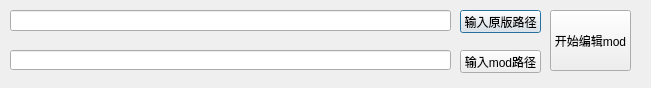
<?xml version="1.0" encoding="UTF-8"?>
<ui version="4.0">
 <class>Dialog</class>
 <widget class="QDialog" name="Dialog">
  <property name="geometry">
   <rect>
    <x>0</x>
    <y>0</y>
    <width>651</width>
    <height>88</height>
   </rect>
  </property>
  <property name="windowTitle">
   <string>Dialog</string>
  </property>
  <widget class="QLineEdit" name="lineEdit">
   <property name="geometry">
    <rect>
     <x>10</x>
     <y>10</y>
     <width>441</width>
     <height>21</height>
    </rect>
   </property>
  </widget>
  <widget class="QPushButton" name="pushButton">
   <property name="geometry">
    <rect>
     <x>460</x>
     <y>10</y>
     <width>81</width>
     <height>23</height>
    </rect>
   </property>
   <property name="text">
    <string>输入原版路径</string>
   </property>
  </widget>
  <widget class="QPushButton" name="pushButton_2">
   <property name="geometry">
    <rect>
     <x>550</x>
     <y>10</y>
     <width>81</width>
     <height>61</height>
    </rect>
   </property>
   <property name="text">
    <string>开始编辑mod</string>
   </property>
  </widget>
  <widget class="QLineEdit" name="lineEdit_2">
   <property name="geometry">
    <rect>
     <x>10</x>
     <y>50</y>
     <width>441</width>
     <height>20</height>
    </rect>
   </property>
  </widget>
  <widget class="QPushButton" name="pushButton_3">
   <property name="geometry">
    <rect>
     <x>460</x>
     <y>50</y>
     <width>81</width>
     <height>23</height>
    </rect>
   </property>
   <property name="text">
    <string>输入mod路径</string>
   </property>
  </widget>
 </widget>
 <resources/>
 <connections/>
</ui>
